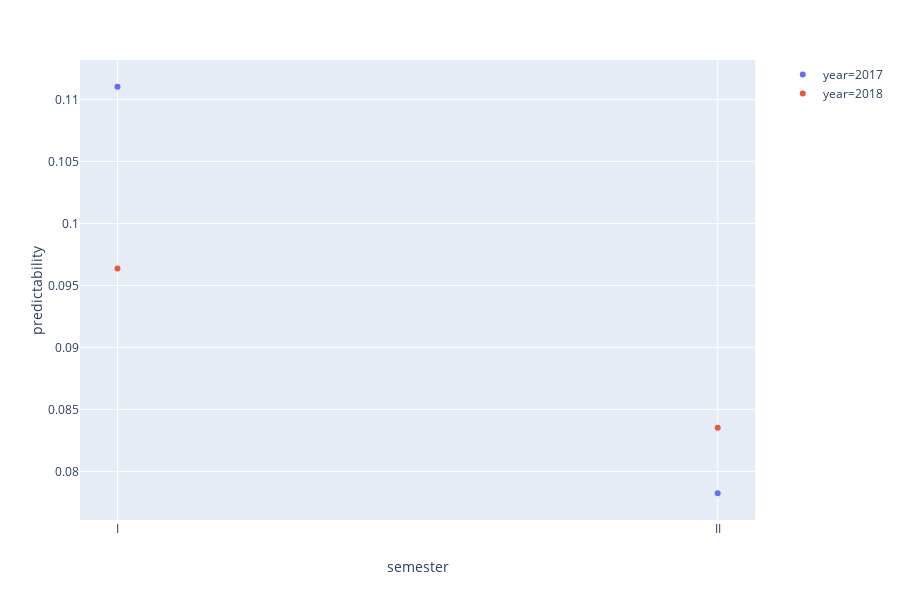

Notebook code for this chart:
### Markdown cell above
### Localidades with low predictability values

### Code cell
df_localidad = df_prediction[df_prediction["localidad"] == "TEUSAQUILLO"]
fig = px.scatter(df_localidad, x="semester", y="predictability",color="year")
fig.show()

### Figure 1 — Plotly figure (JSON) as saved in the notebook; plotly's stock layout.template omitted (floating-point values rounded to 4 significant figures)
{"data": [{"hoverlabel": {"namelength": 0}, "hovertemplate": "year=2017<br>semester=%{x}<br>predictability=%{y}", "legendgroup": "year=2017", "marker": {"color": "#636efa", "symbol": "circle"}, "mode": "markers", "name": "year=2017", "showlegend": true, "type": "scatter", "x": ["I", "II"], "xaxis": "x", "y": ["0.11102847471637611", "0.07823916244890117"], "yaxis": "y"}, {"hoverlabel": {"namelength": 0}, "hovertemplate": "year=2018<br>semester=%{x}<br>predictability=%{y}", "legendgroup": "year=2018", "marker": {"color": "#EF553B", "symbol": "circle"}, "mode": "markers", "name": "year=2018", "showlegend": true, "type": "scatter", "x": ["I", "II"], "xaxis": "x", "y": ["0.09636359395530547", "0.08353008984461263"], "yaxis": "y"}], "layout": {"height": 600, "legend": {"tracegroupgap": 0}, "margin": {"t": 60}, "xaxis": {"anchor": "y", "domain": [0, 0.98], "title": {"text": "semester"}}, "yaxis": {"anchor": "x", "domain": [0, 1], "title": {"text": "predictability"}}}}
